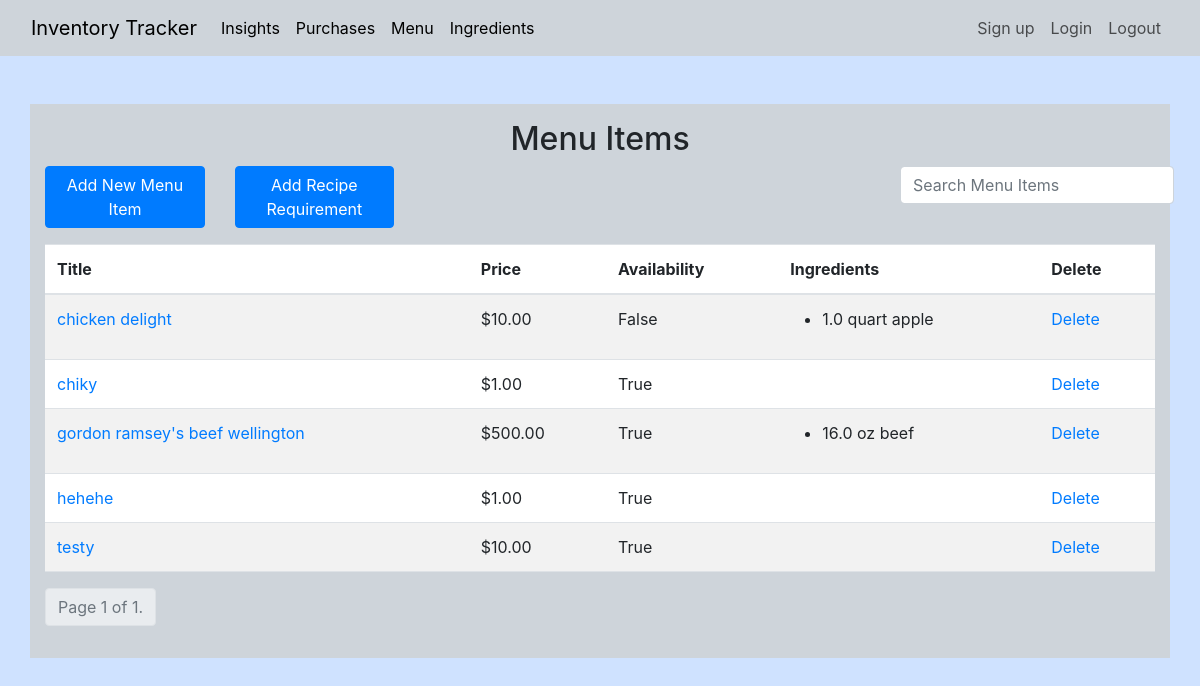
/menu/ (signed in), run on an earlier commit of the app's database.
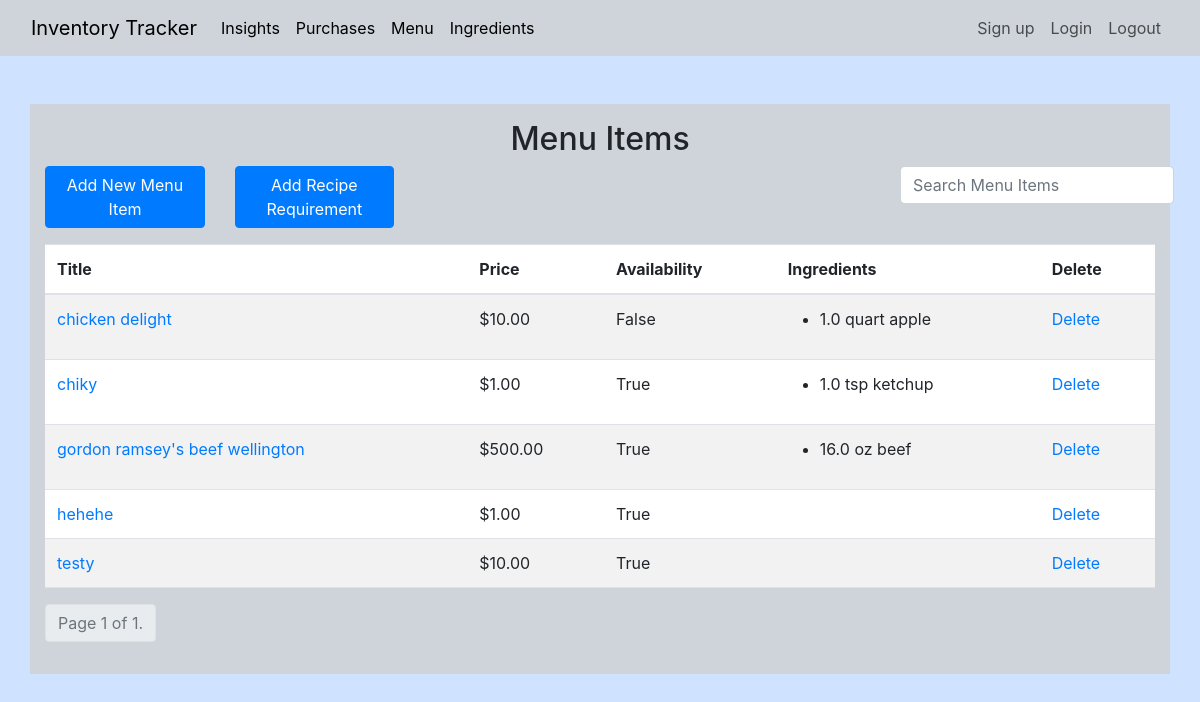
And on a later commit of the database.
### inventoryApp/models.py (models this page shows, shortened)
class MenuItem(models.Model):
    title = models.CharField(max_length=200, unique=True)
    price = models.FloatField(default=0.00)
    def available(self):
        return all(X.enough() for X in self.reciperequirement_set.all())

class RecipeRequirement(models.Model):
    menu_item = models.ForeignKey(MenuItem, on_delete=models.CASCADE)
    ingredient = models.ForeignKey(Ingredient, on_delete=models.CASCADE)
    quantity = models.FloatField(default=0)
    unit = models.CharField(max_length=20, choices=UNITS_OF_MEASUREMENT, default='lb')
    def enough(self):
        required_quantity = UnitConversionUtil.convert_to_common_unit(self.quantity, self.unit, self.ingredient.name)
        available_quantity = UnitConversionUtil.convert_to_common_unit(self.ingredient.quantity, self.ingredient.unit,
                                                                       self.ingredient.name)
        return required_quantity <= available_quantity

class Ingredient(models.Model):
    name = models.CharField(max_length=200, unique=True)
    quantity = models.FloatField(default=0)
    unit = models.CharField(max_length=20, choices=UNITS_OF_MEASUREMENT, default='lb')
    price_per_unit = models.FloatField(default=0)

### inventoryApp/views.py (the view)
# urls.py: path('menu/', MenuListView.as_view(), name='menu-detail'),
class MenuListView(LoginRequiredMixin, ListView):
    template_name = 'inventoryApp/menu.html'
    model = MenuItem
    ordering = ['title']
    paginate_by = 5
    def get_queryset(self):
        queryset = super().get_queryset()
        search_term = self.request.GET.get('search', None)
        if search_term:
            queryset = queryset.filter(title__icontains=search_term)
        return queryset

### inventoryApp/constants/util.py (called while the page is built)
    @staticmethod
    def convert_to_common_unit(quantity, unit, ingredient_name):
        density = INGREDIENT_DENSITIES.get(ingredient_name)
        if density is None:
            best_match = difflib.get_close_matches(ingredient_name, INGREDIENT_DENSITIES.keys(), n=1)
            if best_match:
                density = INGREDIENT_DENSITIES[best_match[0]]
            else:
                raise ValueError(f"No matching density found for ingredient {ingredient_name}")
        for key in UNIT_CONVERSIONS:
            if key.find(unit) != -1:
                quantity *= UNIT_CONVERSIONS.get(key)
                break
        return quantity / density  # Convert to grams or milliliters

### inventoryApp/templates/inventoryApp/menu.html (shortened to what this page needs)
{% extends 'inventoryApp/base.html' %}
{% block content %}
<div class="container bg-dark-subtle mt-5 pt-3 pb-3">
    <h2 style="text-align: center">Menu Items</h2>
    <div class="row justify-content-between mb-3">
        <div class="col-md-2">
            <a type="button" class="btn btn-primary btn-block" href="{% url 'add-menu-item' %}">Add New Menu Item</a>
        </div>
        <div class="col-md-7">
            <a type="button" class="btn btn-primary btn-block" style="width: 25%" href="{% url 'add-recipe-requirement' %}">
                Add Recipe Requirement</a>
        </div>
        <div class="col-md-3">
            <form action="" method="get">
              <input class="form-control" style="width: auto" type="text" name="search" placeholder="Search Menu Items">
            </form>
        </div>
   </div>
    <div class="table-responsive">
        <table class="table table-striped">
            <thead>
                <tr>
                    <th>Title</th>
                    <th>Price</th>
                    <th>Availability</th>
                    <th>Ingredients</th>
                    <th>Delete</th>
                </tr>
            </thead>
            <tbody>
            {% for menu_item in object_list %}
                <tr>
                    <td>
                        <a href="{% url "update-menu-item" menu_item.id %}">{{ menu_item.title }}</a>
                    </td>
                    <td class="price">${{ menu_item.price|stringformat:".2f" }}</td>
                    <td>{{ menu_item.available }}</td>
                    <td><ul class="menu-item-ingredients">
                {% for recipe_requirement in menu_item.reciperequirement_set.all %}
                <li>{{ recipe_requirement.quantity }} {{recipe_requirement.unit }}
                    {{ recipe_requirement.ingredient.name }}</li>
                {% endfor %}
            </ul></td>
                <td><a href="{% url 'delete-menu-item' menu_item.id %}">Delete</a></td>
                </tr>
            {% endfor %}
            </tbody>
        </table>
    </div>
    <div>
      <ul class="pagination">
        <li class="page-item disabled">
          <span class="page-link bg-body-secondary">
            Page {{ page_obj.number }} of {{ page_obj.paginator.num_pages }}.
          </span>
        </li>
      </ul>
    </div>
</div>
{% endblock %}

What changed in the data, as far as the page shows it:
added RecipeRequirement: quantity "1.0", unit "tsp", ingredient.name "ketchup", shown under MenuItem "chiky"
